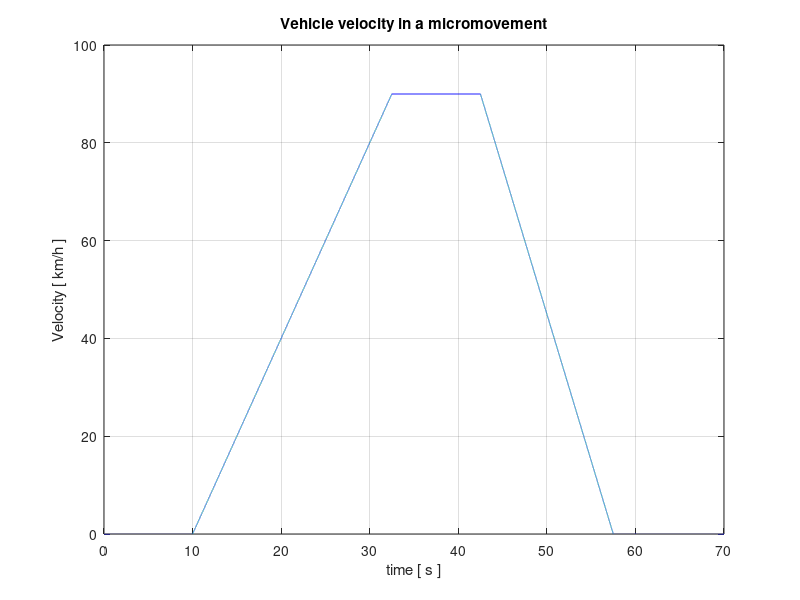

Recreate this plot in MATLAB. (Note: this script raises an error after producing the figure.)
%%% ----------------------------------------------------------------------------
% Neural EMS Controller for Electric Vehicle with hybrid storage - 1.0.
% Author: Alex do Nascimento Ribeiro (alexnascimentor@gmail.com)
% Intitution: Universidade de Brasília  (UnB)
% Department: Departamento de Engenharia Mecânica
% Local and data:  Brasília, Distrito Federal, Brasil  - 2024

% Main paper:
% Ribeiro, A. N., MUNOZ, D. M., "Neural Network Controller for Hybrid Energy
% Management System Applied to Electric Vehicles ", under avaliation in Journal of Energy Storage 

% 
% 
% 
%%% ----------------------------------------------------------------------------

close all
clear all


%%% Time
dt = 0.001;     % Sample Time [s]
t  = 0:dt:70;   % Time Vector [s]

nt=length(t);   % Number of Samples


%%% Vehicle Constants
g   = 9.8;                   % Gravity acceleration [m/s^2]
M   = 1000;                  % Mass [kg]
Cd  = 0.37;                  % Drag coefficient
Ad  = 2.2;                   % Effective area [m^2]
rho = 1.226;                 % Air density [kg/m^3]
Kat = 0.5*rho*Ad*Cd;         % Total Air drag
Crr = 0.012;                 % Rolling Resistance Coefficient
n   = 0.85;                  % Electromechanical conversion rate


%%% Time variable vectors
V  = 0*t;                   % Velocity [km/h]
theta = 0*V;                % Angle [rad]
a=0*V;                      % Acceleration [km/(h*s)]

a((10/dt):(32.5/dt))=4;     % Speed up  [km/(h*s)]
a((42.5/dt):(57.5/dt))=-6;  % Slow down [km/(h*s)]

Fnet = 0*V;                 % Net force [N]
Fair = 0*V;                 % Air drag force [N]
Frl = 0*V;                  % Rolling resistance [N]
Wtg = 0*V;                  % Weight tangent component [N]
Fm = 0*V;                   % Motive force [N]

Pm = 0*V;                   % Motive power [W]
Pload = 0*V;                % Electrical load power [J]

Em = 0*V;                   % Motive energy [W]
Eload = 0*V;                % Electrical load energy [J]


%%% Velocity calculation
for i=2:1:nt
    V(i)=V(i-1)+dt*(a(i)+a(i-1))/2; % in [km/h]
end

V(V<0)=0;                           % remove negative speed 

V=V/3.6;                            % now in [m/s]


%%% Power calculation
for i=2:1:nt
    a(i) = (V(i)-V(i-1))/dt;        % Acceleration in [m/s^2]
    
    Fair(i) = Kat*(V(i)^2);
    Frl(i)  = Crr*M*g*cos(theta(i))*sign( V(i) );
    Wtg(i)  = M*g*sin(theta(i));
end

Fnet = M*a;    
Fm = Fnet + Fair + Frl + Wtg;
Pm = Fm.*V;

Pload = Pm;
Pload(Pload>0)=Pload(Pload>0)/n;    % Electromechanical conversion
Pload(Pload<0)=Pload(Pload<0)*n;


%%% Energy calculation
for i=2:1:nt
    Em(i) = Em(i-1)+(Pm(i)+Pm(i-1))*dt/2;
    Eload(i) = Eload(i-1)+(Pload(i)+Pload(i-1))*dt/2;
    
end


%%%
figure(1)
plot(t,V*3.6)
title('Vehicle velocity in a micromovement')
xlabel('time [ s ]')
ylabel('Velocity [ km/h ]')
grid on

figure(2)
yyaxis left
plot(t,3.6*V)
ylim([-100 100])
ylabel('Velocity [ km/h ]')

yyaxis right
plot(t,3.6*a)
ylim([-8 8])
title('Vehicle velocity and acceleration')
xlabel('time [ s ]')
ylabel('Acceleration [ (km/h)/s ]')
legend('Speed','Acceleration')
grid on


figure(3)
yyaxis left
plot(t,V*3.6,'b--')
ylim([-100 100])
ylabel('Velocity [ km/h ]')

yyaxis right
plot(t,Fnet,'k',t,Fm,'r-',t,Fair,'g-',t,Frl,'c-',t,Wtg,'m-')
ylim([-1700 1700])
ylabel('Force [ N ]')
xlabel('time [ s ]')
title('Motive force and speed')
legend('Speed','Net force','Motive force','Air drag','Rolling resistance','Tangent Weight')
grid on


figure(4)
yyaxis left
plot(t,V*3.6)
ylim([-100 100])
ylabel('Velocity [ km/h ]')

yyaxis right
plot(t,Pm)
ylim([-40000 40000])
ylabel('Power [ W ]')
xlabel('time [ s ]')
title('Motive power and speed')
legend('Speed','Motive force')
grid on


figure(5)
plot(t,Pm,t,Pload)
ylabel('Power [ W ]')
xlabel('time [ s ]')
title('Motive power and electrical load')
legend('Motive power','Electrical load')
grid on


save("MicroMovCycle.mat","t","V","Pload")








